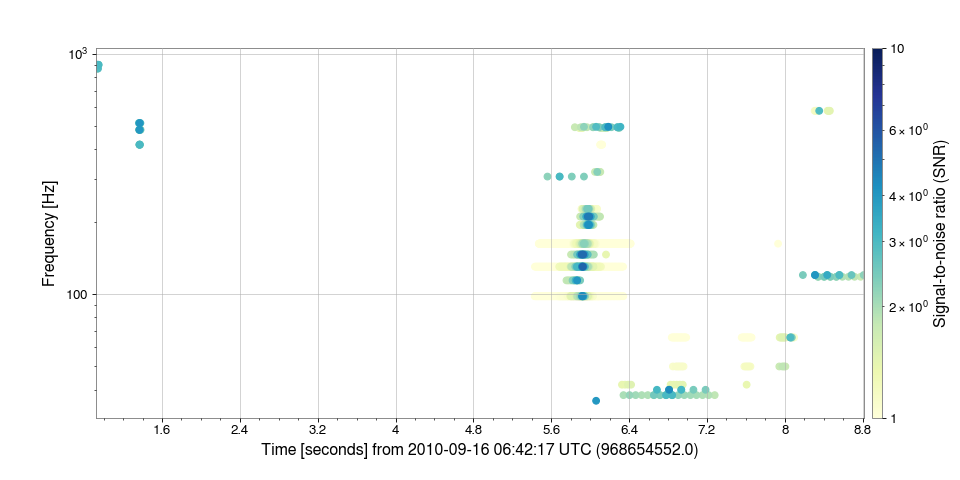

Recreate this plot in Python.
from gwpy.table import EventTable
events = EventTable.read('H1-LDAS_STRAIN-968654552-10.xml.gz', tablename='sngl_burst', columns=['time', 'central_freq', 'snr'])
plot = events.plot('time', 'central_freq', color='snr')
ax = plot.gca()
ax.set_epoch(968654552)
ax.set_yscale('log')
ax.set_ylabel('Frequency [Hz]')
plot.add_colorbar(clim=[1, 10], cmap='YlGnBu', log=True, label='Signal-to-noise ratio (SNR)')
